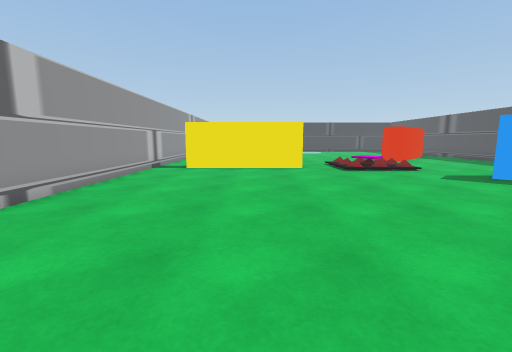
view 1 (above)

16 first-person views from a walk through a scene from a Unity 3-D project. The camera is 1.2 m above the floor, tilts 8° down and sees 90° across. The floor is counted in squares, 1 m on a side. Each view is taken from the middle of a square. On the plan, view 1 faces up. The plan holds only what a view shows up to about 12 squares ahead; the rest is blank. The place goes on beyond the plan. The player character is not drawn.

view 2
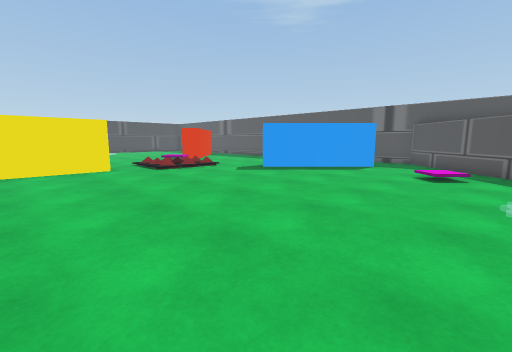

view 3
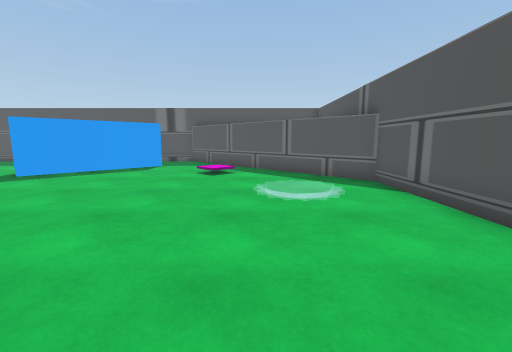

view 4
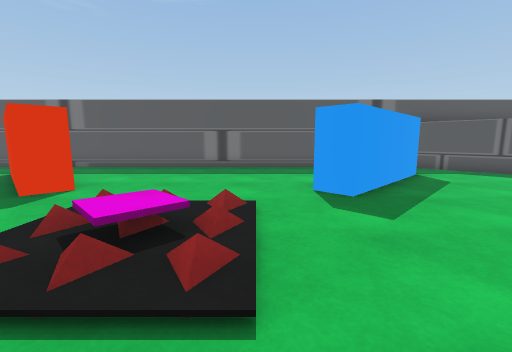

view 5
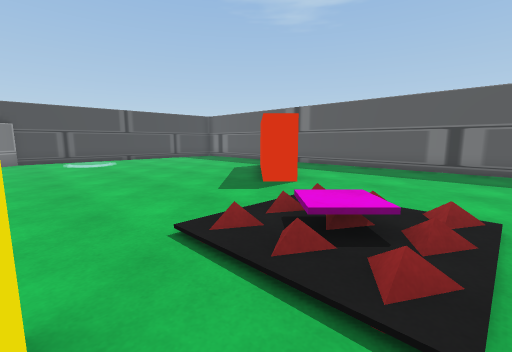

view 6
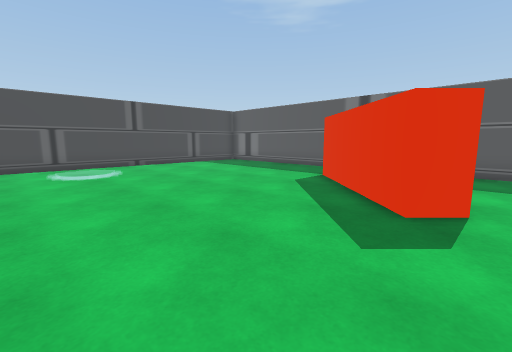

view 7
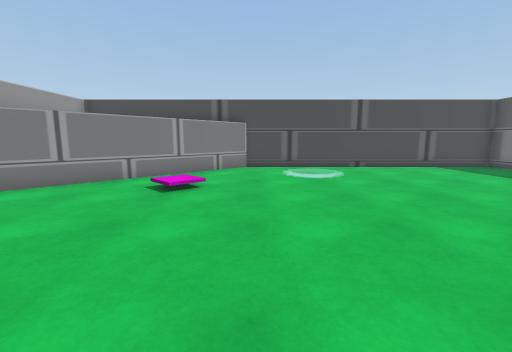

view 8
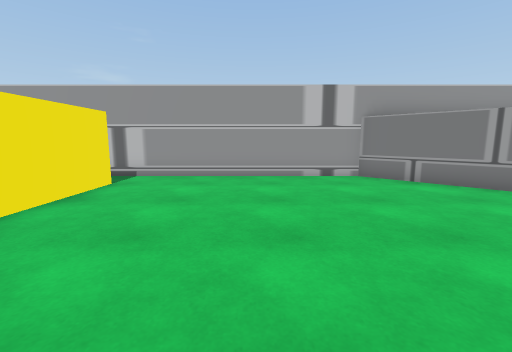

view 9
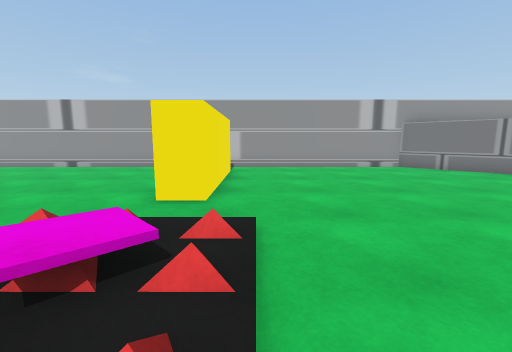

view 10
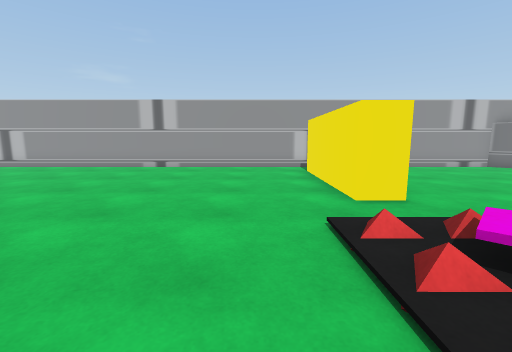

view 11
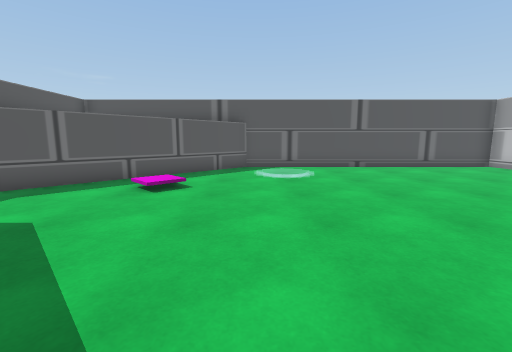

view 12
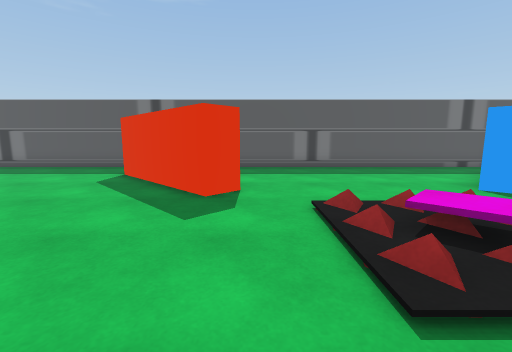

view 13
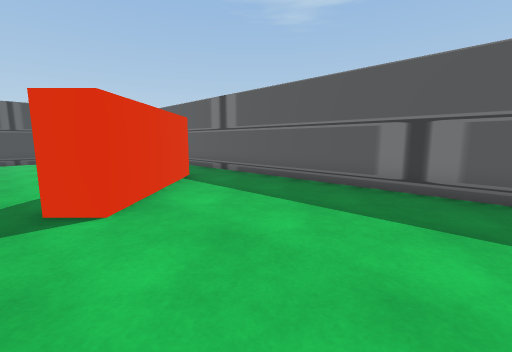

view 14
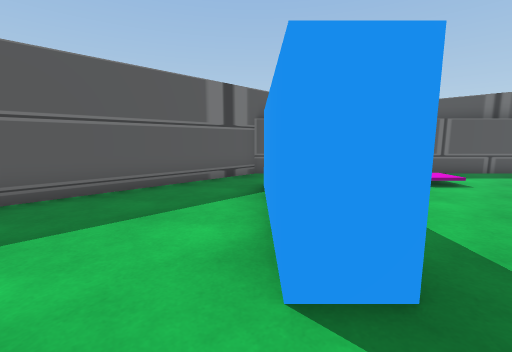

view 15
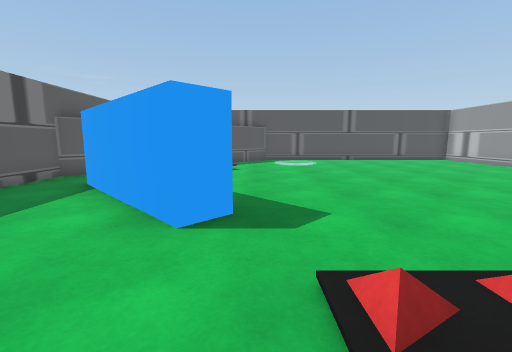

view 16
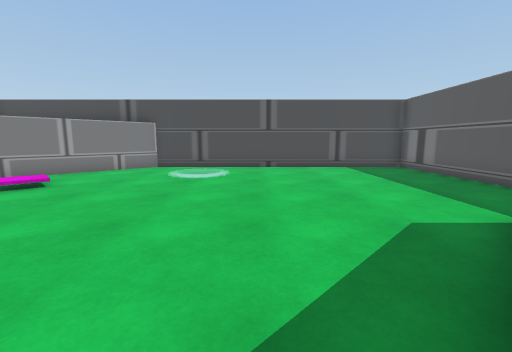

### Floor plan
Points are (right, up) in squares from view 1. A wall is a line through its corners. A room is listed if a view was taken in it or the views show most of it. See-through windows are left out.
Room 1 (views 1, 2, 3, 4, 5, 6, 7, 8, 9, 10, 11, 12, 13, 14, 15, 16)
walls: (-3, 12) (2, 12) (2, 11) (-3, 11); (11.7, 17.9) (8.1, 14.4) (7.4, 15.1) (10.9, 18.6); (10.9, 4.3) (7.4, 7.9) (8.1, 8.6) (11.7, 5.1); (-4.5, 19.4) (-4.5, -3.5) (6.4, -3.5) (13.5, 3.6) (13.5, 26.5) (2.6, 26.5) (-4.5, 19.4)

Positions as (right, up) in squares from view 1, and headings:
1: (0, 0), facing up
2: (-1, 0), facing up-right
3: (-1, 0), facing right
4: (2, 10), facing right
5: (2, 10), facing up-right
6: (3, 14), facing up-right
7: (3, 15), facing up
8: (4, 16), facing left
9: (7, 13), facing left
10: (7, 9), facing left
11: (6, 8), facing down
12: (2, 14), facing right
13: (7, 10), facing up-right
14: (7, 10), facing down-right
15: (7, 12), facing down
16: (7, 15), facing up
